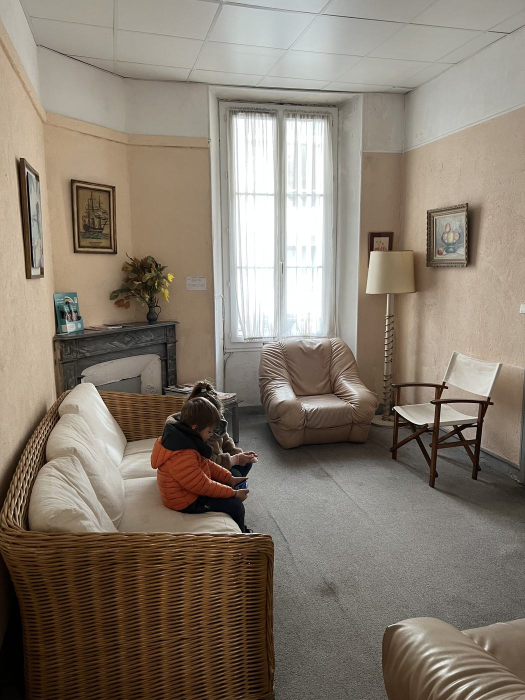
#> input picture social/2026-11-lancement/img/cannes-avant-salon.jpg, 1050 x 1400 px (shown at 1/2 size)
$ python -i retouche-vivid.py   (imports and definitions only)
#> lines starting #> are read from the running program, lines starting #| are printed output that depends on the picture
#> further down, picture is the input picture: PIL image 1050x1400 RGB; mean R, G, B 135.3, 124.6, 111.7
import sys
from PIL import Image, ImageOps, ImageEnhance, ImageFilter
def grade(im, strength=1.0, shadows=0.82):
    im = im.convert('RGB')
    im = ImageOps.autocontrast(im, cutoff=0.6)
    lut = [int(255 * ((i / 255) ** shadows)) for i in range(256)]
    im = im.point(lut * 3)
    im = ImageEnhance.Contrast(im).enhance(1 + 0.10 * strength)
    im = ImageEnhance.Color(im).enhance(1 + 0.26 * strength)
    r, g, b = im.split()
    r = r.point(lambda v: min(255, int(v * (1 + 0.035 * strength))))
    b = b.point(lambda v: int(v * (1 - 0.04 * strength)))
    im = Image.merge('RGB', (r, g, b))
    return im.filter(ImageFilter.UnsharpMask(radius=2, percent=int(55 * strength), threshold=3))
def crop(src, W, H, cx=0.5, cy=0.5):
    im = ImageOps.exif_transpose(Image.open(src)).convert('RGB'); w, h = im.size; r = W / H
    if w / h > r: nw = int(h * r); x0 = int((w - nw) * cx); im = im.crop((x0, 0, x0 + nw, h))
    else: nh = int(w / r); y0 = int((h - nh) * cy); im = im.crop((0, y0, w, y0 + nh))
    return im.resize((W, H), Image.LANCZOS)

def vivid(im, lift=0.55, sat=1.32, warm=1.0, contrast=1.06):
#> called with lift = 0.55, sat = 1.32, warm = 1, contrast = 1.06
    from PIL import ImageChops
    im = im.convert('RGB')
    L = im.convert('L').filter(ImageFilter.GaussianBlur(18))
    mask = L.point(lambda v: int(255 * (1 - v / 255) ** 1.4))
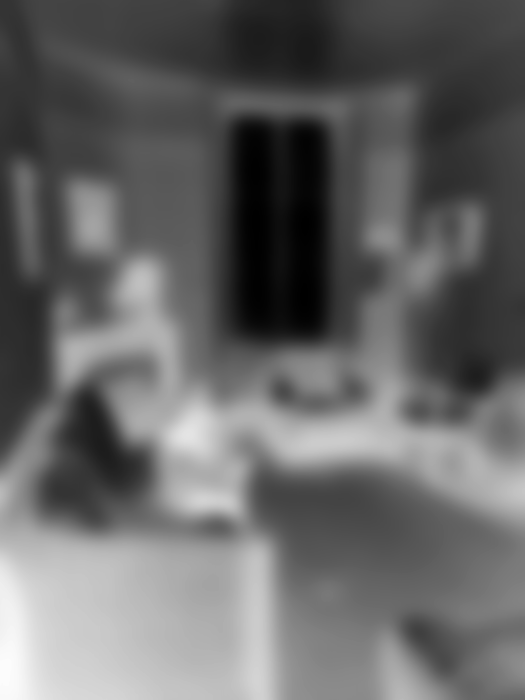
#> mask: PIL image 1050x1400 L (shown at 1/2 size); min 0, max 252, mean 101.9
    bright = im.point([int(255 * ((i / 255) ** lift)) for i in range(256)] * 3)
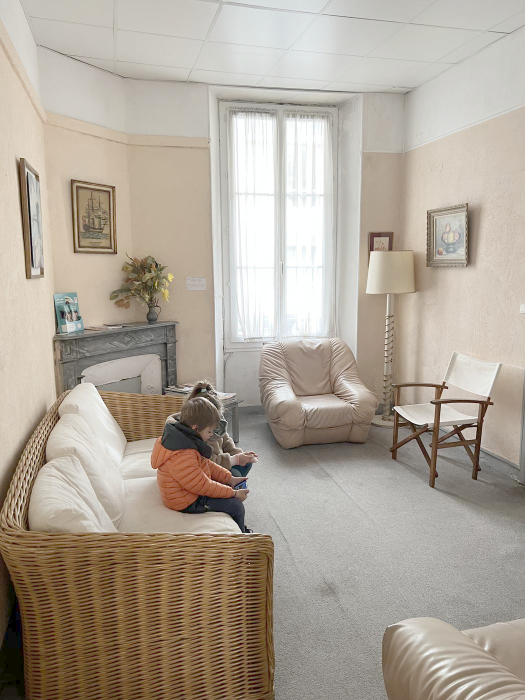
#> bright: PIL image 1050x1400 RGB (shown at 1/2 size); mean R, G, B 174.6, 164.7, 152.1
    out = Image.composite(bright, im, mask)
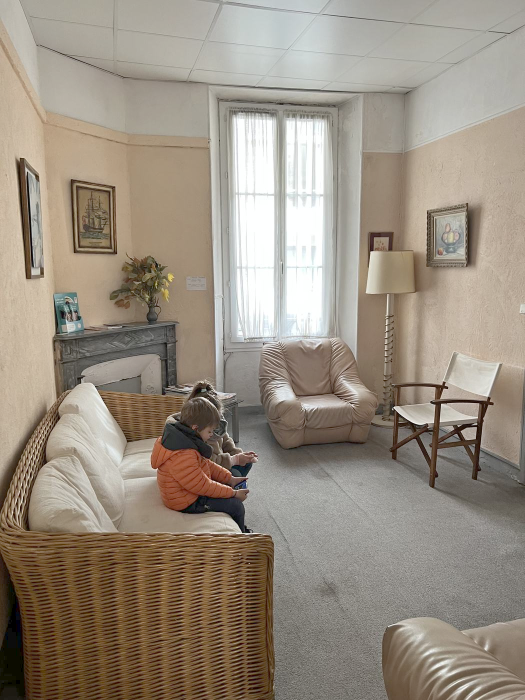
#> out: PIL image 1050x1400 RGB (shown at 1/2 size); mean R, G, B 153.1, 142.2, 128.6
    hi = L.point(lambda v: 255 if v > 235 else int(max(0, (v - 200)) * 255 / 35))
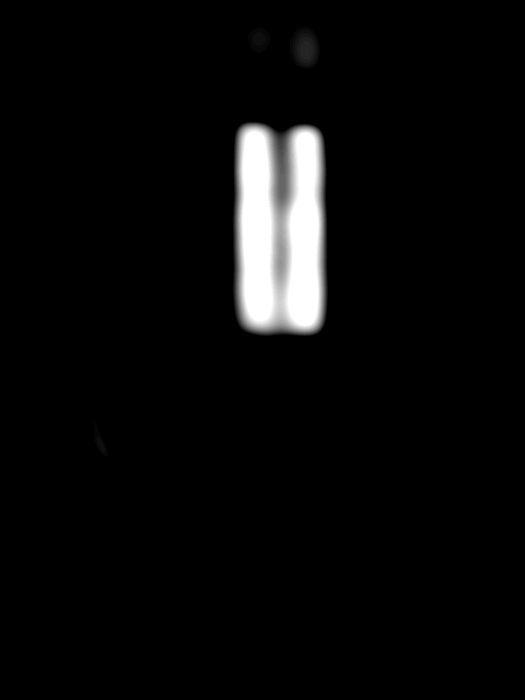
#> hi: PIL image 1050x1400 L (shown at 1/2 size); min 0, max 255, mean 10.6
    out = Image.composite(im, out, hi)
    out = ImageEnhance.Contrast(out).enhance(contrast)
    out = ImageEnhance.Color(out).enhance(sat)
    r, g, b = out.split()
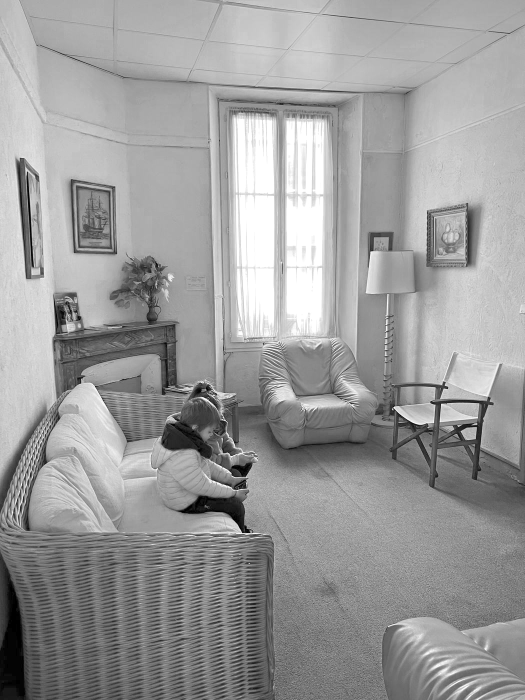
#> r: PIL image 1050x1400 L (shown at 1/2 size); min 0, max 255, mean 155.6
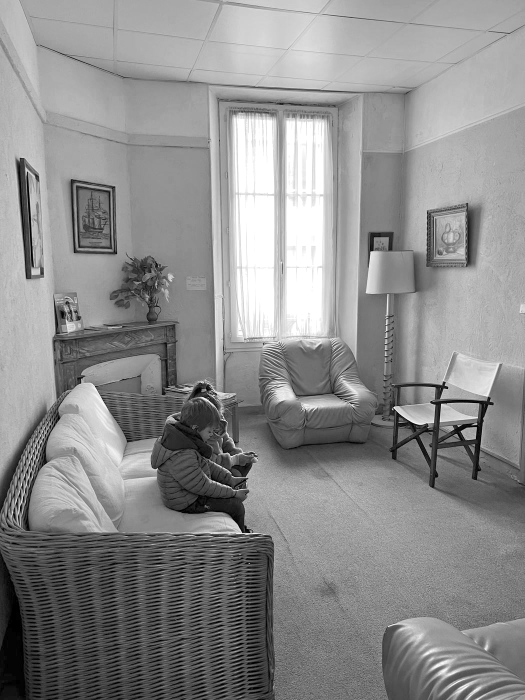
#> g: PIL image 1050x1400 L (shown at 1/2 size); min 0, max 255, mean 140.7
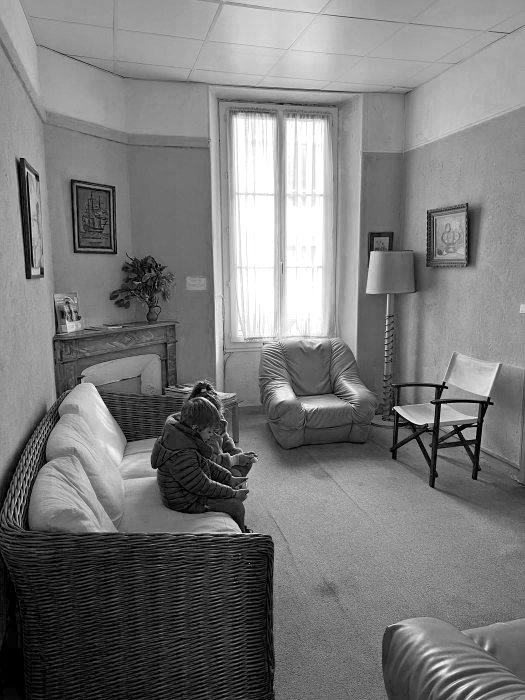
#> b: PIL image 1050x1400 L (shown at 1/2 size); min 0, max 255, mean 122
    r = r.point(lambda v: min(255, int(v * (1 + 0.03 * warm)))); b = b.point(lambda v: int(v * (1 - 0.035 * warm)))
    out = Image.merge('RGB', (r, g, b))
    return out.filter(ImageFilter.UnsharpMask(radius=2, percent=60, threshold=3))

>>> from PIL import Image
>>> picture = Image.open('../../../social/2026-11-lancement/img/cannes-avant-salon.jpg')
>>> result = vivid(picture)

$ run again, on social/2026-11-lancement/img/cannes-cuisine.jpg
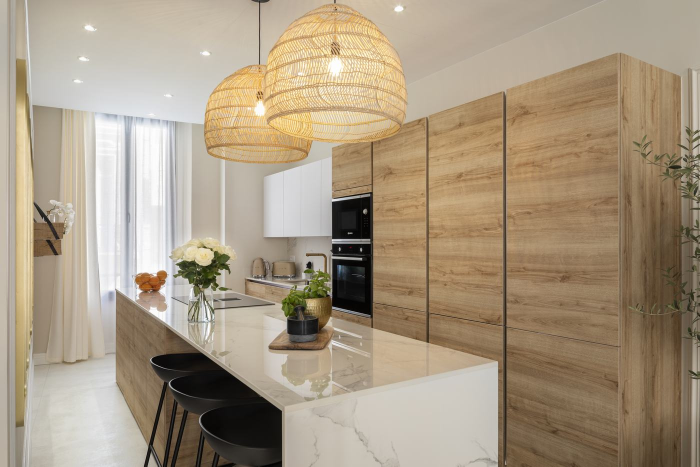
#> input picture social/2026-11-lancement/img/cannes-cuisine.jpg, 1400 x 933 px (shown at 1/2 size)
#> picture is the input picture: PIL image 1400x933 RGB; mean R, G, B 168.1, 152.4, 130.3
#> in vivid, `r, g, b = out.split()`:
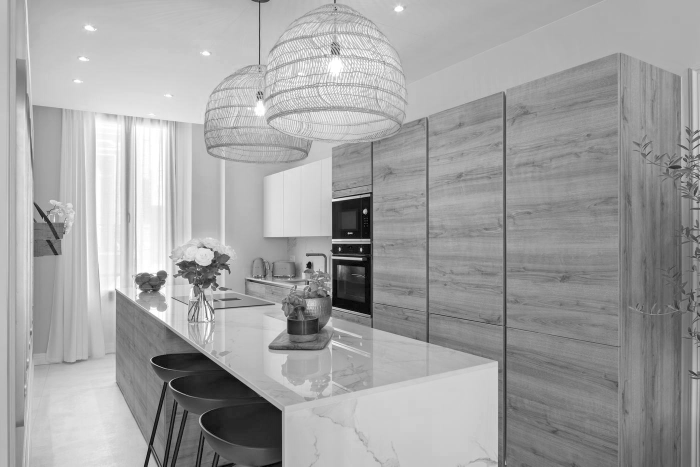
#> g: PIL image 1400x933 L (shown at 1/2 size); min 0, max 255, mean 162.4
#> in vivid, `r, g, b = out.split()`:
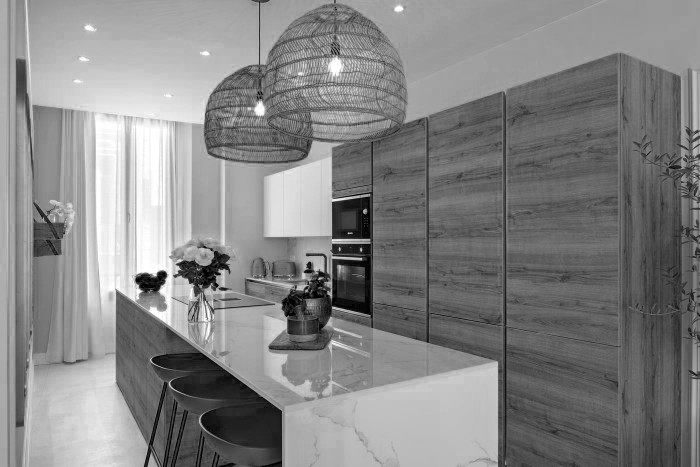
#> b: PIL image 1400x933 L (shown at 1/2 size); min 0, max 255, mean 132.9

$ run again, on social/2026-11-lancement/img/cannes-pampa.jpg
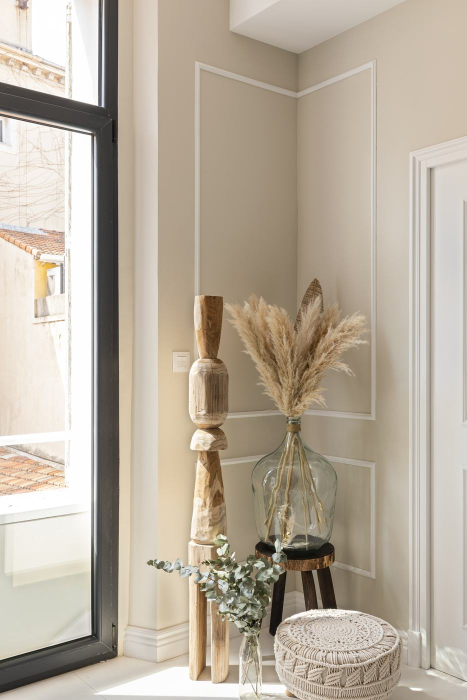
#> input picture social/2026-11-lancement/img/cannes-pampa.jpg, 933 x 1400 px (shown at 1/2 size)
#> picture is the input picture: PIL image 933x1400 RGB; mean R, G, B 184.3, 173.3, 157.8
#> in vivid, `r, g, b = out.split()`:
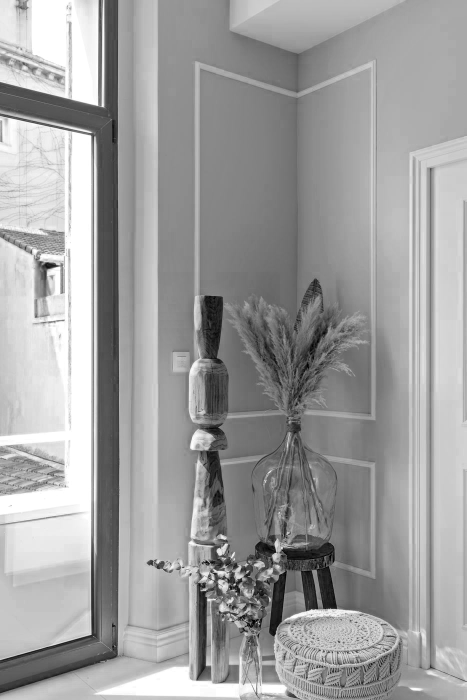
#> b: PIL image 933x1400 L (shown at 1/2 size); min 0, max 255, mean 158.9
#> in vivid, `out = Image.merge('RGB', (r, g, b))`:
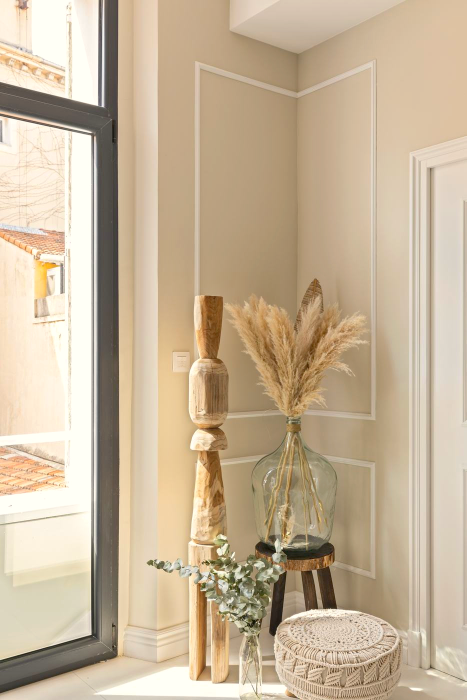
#> out: PIL image 933x1400 RGB (shown at 1/2 size); mean R, G, B 198.6, 179.7, 152.9

$ run again, on social/2026-11-lancement/img/cannes-sdb.jpg
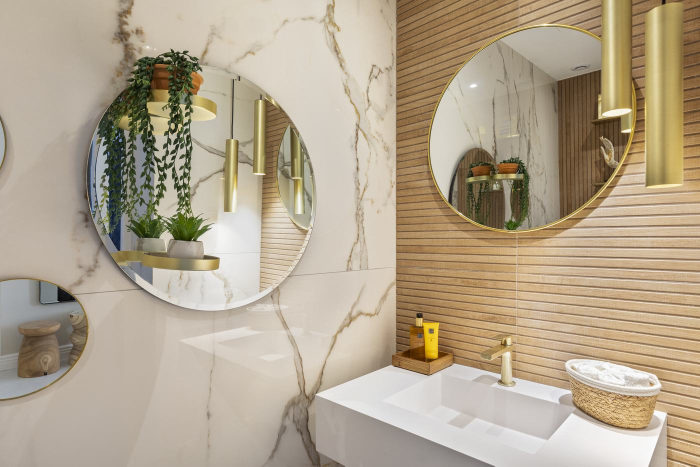
#> input picture social/2026-11-lancement/img/cannes-sdb.jpg, 1400 x 933 px (shown at 1/2 size)
#> picture is the input picture: PIL image 1400x933 RGB; mean R, G, B 179.1, 164.9, 142.6
#> in vivid, `r, g, b = out.split()`:
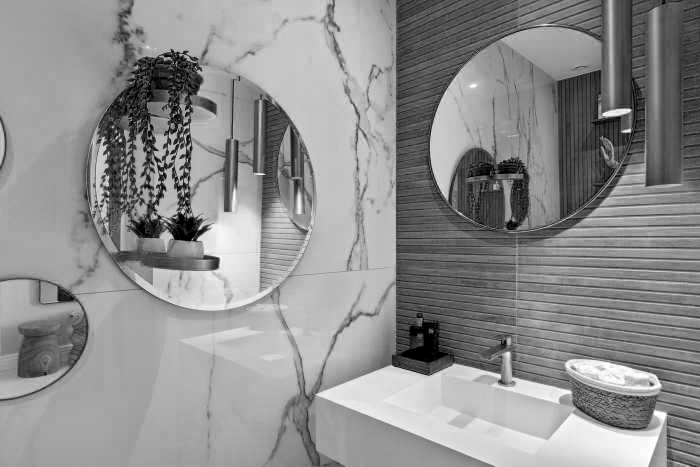
#> b: PIL image 1400x933 L (shown at 1/2 size); min 0, max 255, mean 142.5
